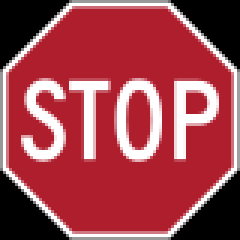
#> input picture traffic_sign/80px-MUTCD_R1-1.png, 80 x 80 px (shown 3 times larger)
$ python im2mask.py 5 .. out
#> lines starting #> are read from the running program, lines starting #| are printed output that depends on the picture; after the words box and inside, x2 and y2 are one past the last pixel; in counts of white or black regions, pixels touching at a corner belong together
import cv2
import os
import numpy as np
import sys

import glob

if len(sys.argv)<4:
    print("not enough arguments, need 3 you gave:", len(sys.argv)-1)
    print("usage: python3 im2mask.py useExact inputDir outputDir")
    print("e.g.:  python3 im2mask.py 1 input output")
    print("useExact = 1 => [255,255,255] is background, everything else is object")
    print("           0 => approximate [255,255,255] is background, everything else is object, spurious points are removed")
    print("           2 => approximate [255,255,255] is background, everything else is object, erode")
    sys.exit(0)

useExact = int(sys.argv[1])

input_dir = sys.argv[2]
output_dir = sys.argv[3]

isdir = os.path.isdir(output_dir)
if (not isdir) :
    os.mkdir(output_dir)


image_search = input_dir + '/*.png'
listing = glob.glob(image_search)

count = 0
total = len(listing)

for filename in listing:
    count = count + 1
    text = str(count) + '/' + str(total) + ' converting ' + filename
    print(text)
    tail = os.path.split(filename)[1]
    name = os.path.splitext(tail)[0]
    name_im_out = output_dir + '/' + name + '.png'
    name_mask   = output_dir + '/' + name + '.pbm'

    img = cv2.imread(filename)
#> img is the input picture: shape (80, 80, 3); mean B, G, R 77.2, 67.9, 157.6

    b_channel, g_channel, r_channel = cv2.split(img)
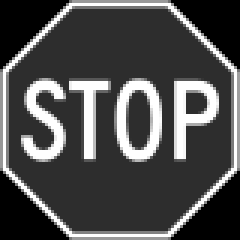
#> b_channel: shape (80, 80) (shown 3 times larger); min 0, max 255, mean 77.2
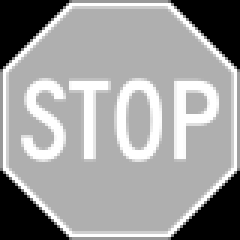
#> r_channel: shape (80, 80) (shown 3 times larger); min 0, max 255, mean 157.6

    if useExact==1:
        #  this is for pure white:
        mask = (1-(b_channel/255 + g_channel/255 + r_channel/255)/3)*255
    else:
        #  if you want to allow a bit tolerance:
        mask = (1-(b_channel/245 + g_channel/245 + r_channel/245)/3)*255
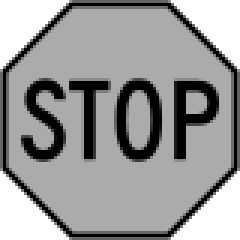
#> mask: shape (80, 80) float64 (shown 3 times larger); min -10.41, max 255, mean 150; drawn with min black and max white

    if useExact==0 :
        # dilate and erode to get rid of spurious points, extra erode to get a clean boundary
        kernel1 = np.ones((4,4), np.uint8)
        kernel2 = np.ones((7,7), np.uint8)

        # The first parameter is the original image,
        # kernel is the matrix with which image is
        # convolved and third parameter is the number
        # of iterations, which will determine how much
        # you want to erode/dilate a given image.
        mask = cv2.dilate(mask, kernel1, iterations=1)
        mask = cv2.erode(mask, kernel2, iterations=1)


    if useExact==2 :
        # erode to get rid of spurious points
        kernel2 = np.ones((2,2), np.uint8)

        # The first parameter is the original image,
        # kernel is the matrix with which image is
        # convolved and third parameter is the number
        # of iterations, which will determine how much
        # you want to erode/dilate a given image.
        mask = cv2.erode(mask, kernel2, iterations=1)


    cv2.imwrite(name_mask, mask)


    # convert the white (=background) to black
    imgB = img
    im_mask = cv2.merge((mask,mask,mask))
    im_mask = im_mask + abs(im_mask)

    imgB[np.where((im_mask==[0,0,0]).all(axis=2))] = [0,0,0]
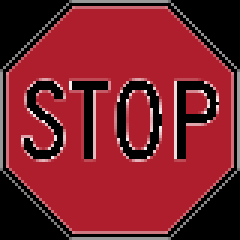
#> imgB: shape (80, 80, 3) (shown 3 times larger); 13.56% of pixels changed, all inside (x1, y1, x2, y2) = (1, 1, 79, 79)


#> (the run stopped early here; a loop or call above may not have finished)
